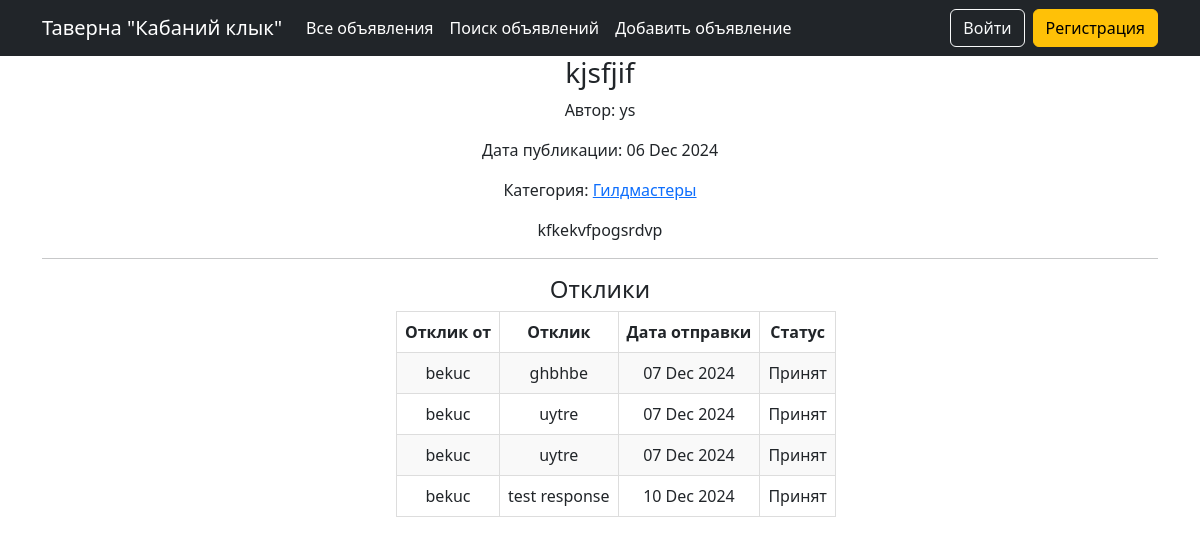
Page /ad/1 on the committed database.
### board/models.py (models this page shows, shortened)
class Ad(models.Model):
    ad_user = models.ForeignKey(User, on_delete=models.CASCADE)
    category = models.CharField(max_length=2, choices=extensions.CATEGORY, default=None)
    title = models.CharField(max_length=255)
    text = RichTextUploadingField()
    date = models.DateTimeField(auto_now_add=True, null=True)

class User(AbstractUser):
    code = models.CharField(max_length=5, blank=True, null=True)

class AdResponse(models.Model):
    user_response = models.ForeignKey(User, on_delete=models.CASCADE)
    ad_response = models.ForeignKey(Ad, on_delete=models.CASCADE)
    content = models.TextField()
    date = models.DateTimeField(auto_now_add=True)
    is_accepted = models.BooleanField(default=False)

### board/views.py (the view, shortened to what this page needs)
# urls.py: path('ad/<int:pk>', AdView.as_view(), name='ad_detail'),
class AdView(DetailView):
    model = Ad
    template_name = 'ad_detail.html'
    context_object_name = 'ad'
    def get_object(self, queryset=None):
        obj = get_object_or_404(Ad, pk=self.kwargs['pk'])
        return obj
    def get_context_data(self, **kwargs):
        context = super().get_context_data(**kwargs)
        context['response'] = AdResponse.objects.filter(ad_response=self.object)
        return context

### templates/ad_detail.html (shortened to what this page needs)
{% extends 'flatpages/default.html' %}
{% block content %}
    <h3>{{ ad.title }}</h3>
    <p>Автор: {{ ad.ad_user }}</p>
    <p>Дата публикации: {{ ad.date|date:'d M Y' }}</p>
        <p>Категория:
            <a href="{% url 'category_list' ad.category %}">{{ ad.get_category_display }}</a>
    <p>{{ ad.text|safe }}</p>
    <hr>
<h4>Отклики</h4>
    {% if response %}
<div style="display: flex; justify-content: center; align-items: center;">
    <ul>
        <table>
            <tr>
                <td><b>Отклик от</b></td>
                <td><b>Отклик</b></td>
                <td><b>Дата отправки</b></td>
                <td><b>Статус</b></td>
            </tr>
            {% for resp in response %}
            <tr>
                <td>{{ resp.user_response }}</td>
                <td>{{ resp.content }}</td>
                <td>{{ resp.date|date:'d M Y' }}</td>
                <td>{% if resp.is_accepted == False %}
                    На рассмотрении
                    {% else %}
                    Принят
                    {% endif %}</td>
            </tr>
            {% endfor %}
        </table>
    {% else %}
        <p>Откликов пока нет</p>
    {% endif %}
    </ul>
</div>
{% endblock content %}

### templates/flatpages/default.html (shortened to what this page needs)
<!DOCTYPE html>
<html lang="en">
    <head>
        {% load static %}
        <link href="{% static 'css/styles.css' %}" rel="stylesheet" />
        <link rel="stylesheet" href="https://cdn.jsdelivr.net/npm/bootstrap-icons@1.11.2/font/bootstrap-icons.min.css">
    </head>
    <body>
        <nav class="navbar navbar-expand-lg navbar-dark bg-dark static-top">
            <div class="container">
                <a class="navbar-brand" href="{% url 'home' %}">Таверна "Кабаний клык"</a>
                <ul class="nav col-12 col-lg-auto me-lg-auto mb-2 justify-content-center mb-md-0 text-center">
                <li><a href="{% url 'home' %}" class="nav-link px-2 text-white">Все объявления</a></li>
                <li><a href="{% url 'search' %}" class="nav-link px-2 text-white">Поиск объявлений</a></li>
                <li><a href="{% url 'ad_create' %}" class="nav-link px-2 text-white">Добавить объявление</a></li>
                </ul>
                <div class="collapse navbar-collapse justify-content-end" id="navbarResponsive">
                    <ul class="navbar-nav">
                        {% if request.user.username %}
                        <li class="nav-item">
                            <a href="{% url 'user_profile' pk=request.user.id %}" class="btn btn-outline-light me-2">{{ request.user.username }}</a>
                        </li>
                        <li class="nav-item">
                            <a href="{% url 'logout' %}" class="btn btn-outline-light me-2">Выйти</a>
                        </li>
                        {% else %}
                        <li class="nav-item">
                            <a href="/accounts/login/" class="btn btn-outline-light me-2">Войти</a>
                        </li>
                        <li class="nav-item">
                            <a href="/accounts/signup/" class="btn btn-warning">Регистрация</a>
                        </li>
                        {% endif %}
                    </ul>
                </div>
            </div>
        </nav>
        <div class="container">
            <div class="row">
                <div class="col-lg-12 text-center">
                    {% block content %}{% endblock content %}
                </div>
            </div>
        </div>
    </body>
</html>

### templates/ad_detail.html (style rules this page uses)
table { border-collapse: collapse; width: 100%; }
table th, table td { border: 1px solid #ddd; padding: 8px; }
table tr:nth-child(even) { background-color: #f9f9f9; }

### rows in the picture
Ad: title "kjsfjif", ad_user "ys", date "06 Dec 2024", category "Гилдмастеры", text "kfkekvfpogsrdvp"
AdResponse: user_response "bekuc", content "ghbhbe", date "07 Dec 2024", is_accepted "Принят"
AdResponse: user_response "bekuc", content "uytre", date "07 Dec 2024", is_accepted "Принят"
AdResponse: user_response "bekuc", content "uytre", date "07 Dec 2024", is_accepted "Принят"
AdResponse: user_response "bekuc", content "test response", date "10 Dec 2024", is_accepted "Принят"
